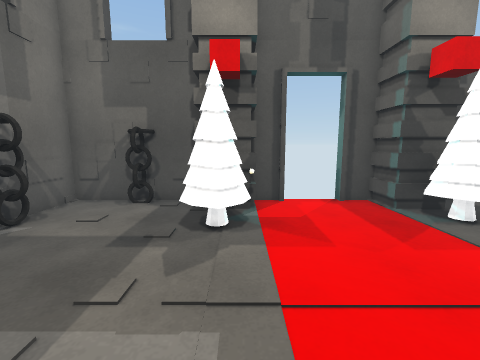
View 1 (above)

17 first-person views from a walk through a scene from a Unity 3-D project. The camera is 1.3 m above the floor, tilts 8° down and sees 90° across. The floor is counted in squares, 0.5 m on a side. Each view is taken from the middle of a square. On the plan, view 1 faces up. The plan holds only what a view shows up to about 17 squares ahead; the rest is blank. The player is left out. Door leaves are left out, so doorways stand open. Surface patterns are stand-ins for the level's own textures.

View 2
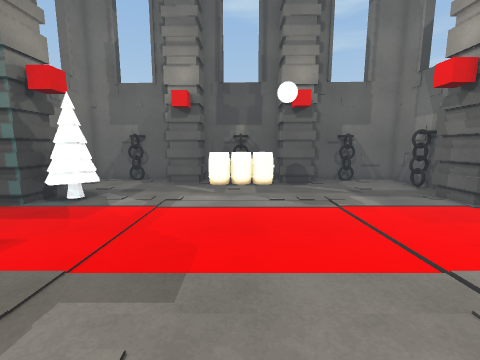

View 3
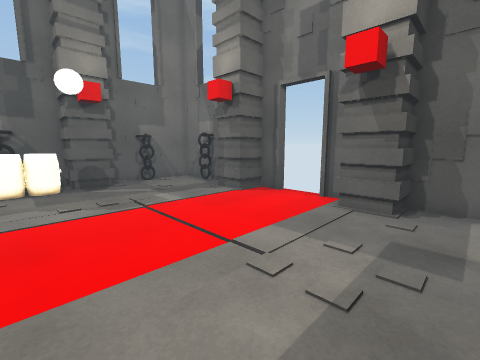

View 4
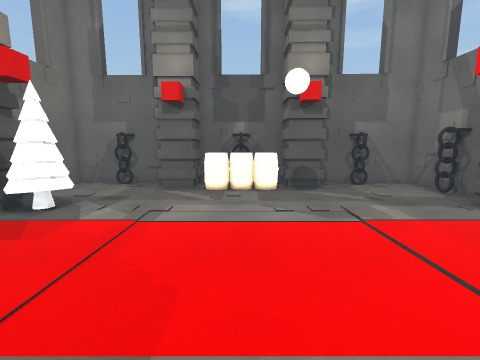

View 5
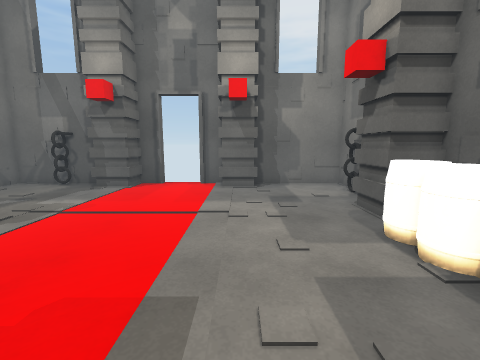

View 6
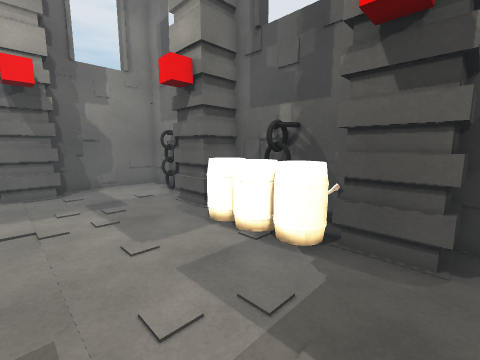

View 7
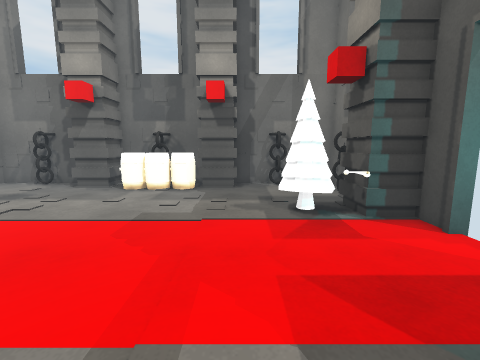

View 8
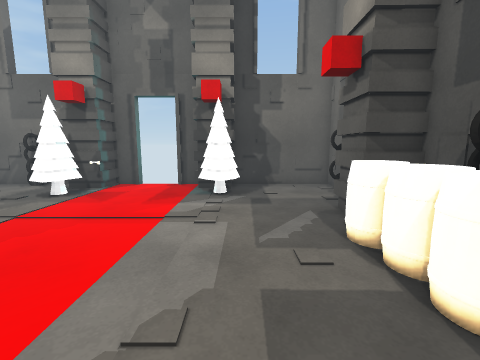

View 9
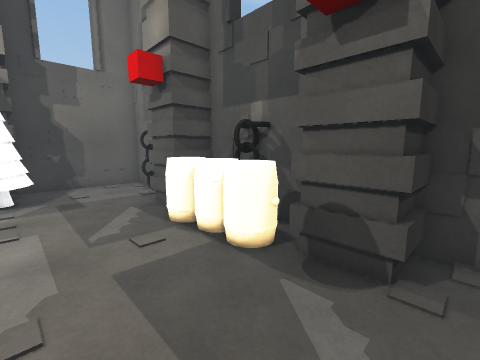

View 10
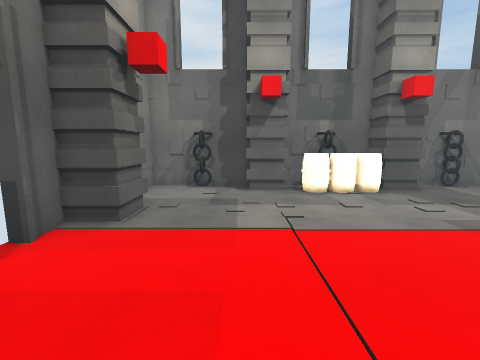

View 11
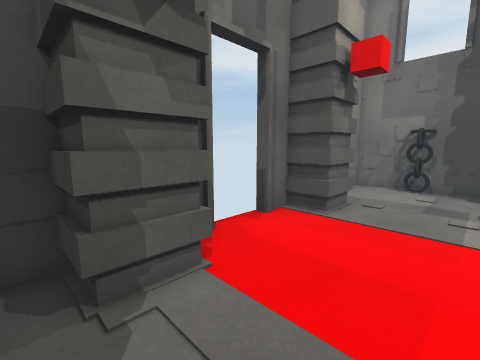

View 12
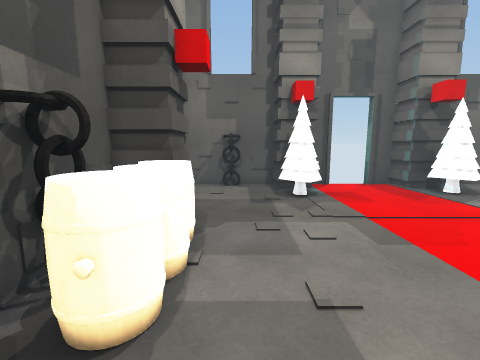

View 13
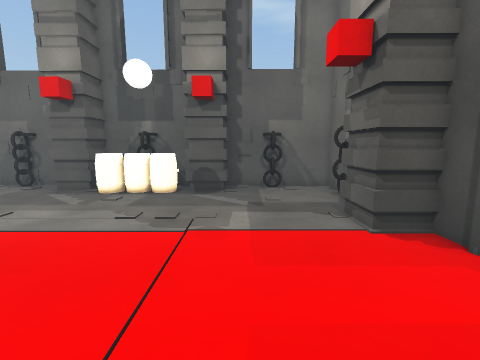

View 14
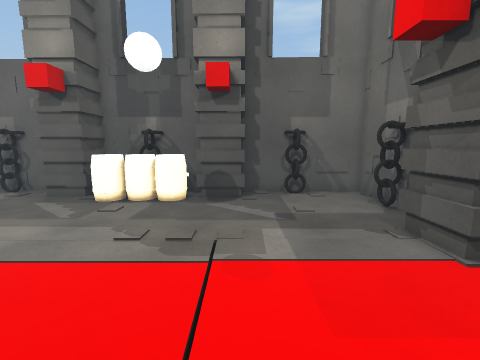

View 15
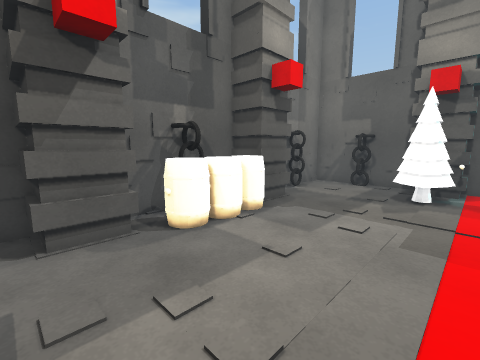

View 16
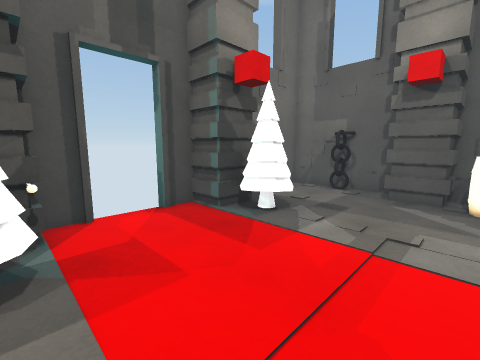

View 17
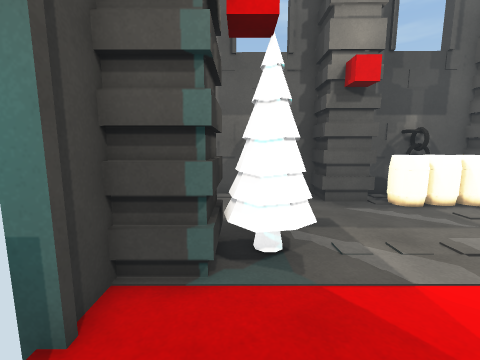

### Floor plan
Key: @ floor where view 1 was taken; # wall or solid block; x gap in a wall; . floor; D open door; = window, fence, low wall or low ledge; ^ raised ledge; O other object.
Columns run from 8 left of view 1 to 15 right of it. Each row starts with its distance up from view 1.
 12          #DDDD#
 11 ###########..###########
 10 #.....####....####.....#
  9 #......OO#.....OOO.....#
  8 ##....OOO......OOO....##
  7 ##....OOO......OO.....##
  6 #......................#
  5 ###..................###
  4  ##..................###
  3  ##..................###
  2 ##^#................^^.#
  1 ##^#................^#.#
  0 ##^^....@...........^^##
 -1 ##^=................=^##
 -2 ##^#................^^=#
 -3 ###..................###
 -4  ##..................###
 -5  ##..................###
 -6 ###....................#
 -7 #..................... #
 -8 ##....................##
 -9 ##....................##
-10 #.....###.....###......#
-11 #.....###.....###..##..#
-12 ##########x. ###########

Where each view was taken, in squares from view 1:
view 1: 0 up, 0 right, facing up
view 2: 0 up, 4 left, facing right
view 3: 0 up, 4 left, facing down-right
view 4: 0 up, 2 left, facing right
view 5: 5 up, 1 left, facing down
view 6: 5 up, 0 right, facing down-left
view 7: 5 up, 9 right, facing left
view 8: 5 down, 9 right, facing up
view 9: 6 down, 8 right, facing up-right
view 10: 6 down, 8 right, facing left
view 11: 6 down, 9 right, facing down-left
view 12: 5 down, 4 left, facing up
view 13: 6 down, 1 left, facing right
view 14: 5 down, 1 right, facing right
view 15: 6 down, 1 right, facing up-left
view 16: 2 up, 0 right, facing up-right
view 17: 9 up, 2 right, facing right
